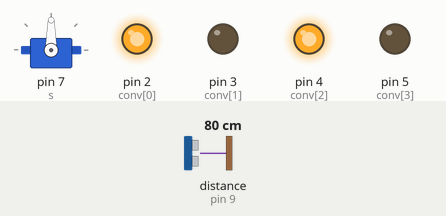
This sketch was run on a simulated Arduino Uno, built with avr-gcc and run on an emulated ATmega328P. On the bench: servo, output pins drawn as LEDs (lit = HIGH). Wiring (inferred from the names in the program): ultrasonic range finder: trigger pin 8; echo pin 9. Dashed ring = blinking. Inputs (shaded band) come from the test bench; at power-on: distance to the obstacle (sensor on pin 9) 80 cm. The echo pulse lasts 58.3 µs per cm; pins used as bus, display or sensor lines are not drawn.

Above: at 2.2 s.
2.3 s: distance to the obstacle (sensor on pin 9) set to 7 cm
3.8 s: distance to the obstacle (sensor on pin 9) set to 4 cm
At 4.6 s:
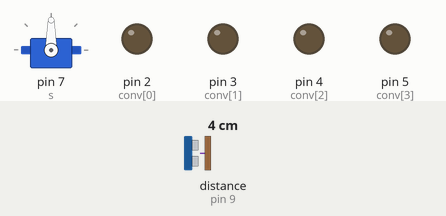
6.8 s: distance to the obstacle (sensor on pin 9) set to 9 cm
At 8.1 s:
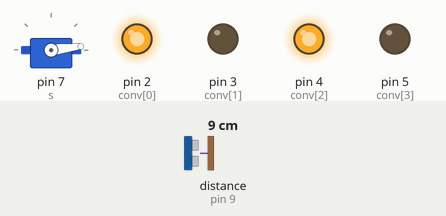
8.4 s: distance to the obstacle (sensor on pin 9) set to 2 cm
At 9.2 s:
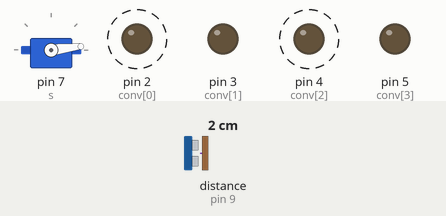
Timing chart, 0 to 12.4 s (numbered marks = the images above; inputs shaded):
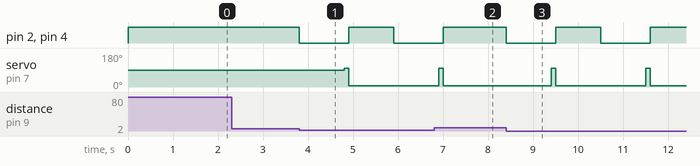

Measured:
- the behaviour switches between 6 and 5 cm on distance to the obstacle (sensor on pin 9) (found by bisection; images 0 and 1)
- after the input at 2.3 s, every drawn part: stays the same
- after the input at 3.8 s, pin 2 (conv[0]), pin 4 (conv[2]): HIGH → LOW at once, → HIGH 1.1 s later, → LOW 1.0 s later; servo on pin 7 (s): 90° → 100° after 1.0 s, → 7° 0.10 s later
- after the input at 6.8 s, pin 2 (conv[0]), pin 4 (conv[2]): goes on until 7.0 s, then stays HIGH
- after the input at 8.4 s, pin 2 (conv[0]), pin 4 (conv[2]): alternates HIGH for 1.0 s and LOW for 1.1 s, starting at once; servo on pin 7 (s): alternates 100° for 0.10 s and 7° for 2.0 s, starting after 1.0 s

The sketch:

stamping_machine_final_project.ino
```cpp
#include <Servo.h>
Servo s;
int trigPin = 8;
int echoPin = 9;
long distance;
long duration;
int pos = 0;
int conv[] = {2,3,4,5};

void runconv() {
  analogWrite(conv[0],150);
  analogWrite(conv[1],0);
  analogWrite(conv[2], 150);
  analogWrite(conv[3], 0);
}

void stopconv() {
  for (int i = 0; i < 4; i++) {
    digitalWrite(conv[i], LOW);
  }
}

void setup()
{
  for (int i = 0; i < 4; i++) {
    pinMode(conv[i], OUTPUT);
  }

  pinMode(trigPin, OUTPUT);
  pinMode(echoPin, INPUT);// put your setup code here, to run once:
runconv();
delay(1000);
stopconv();
}

void loop() {


  runconv();
  ultra();
  if (distance <= 4 ) {

    stopconv();
    s.attach(7);
    delay(1000);
    s.write(100);
    delay(100);
    s.write(7);
    s.detach();
    runconv();
    delay(1000);
//    for (pos = 50; pos <= 100; pos += 1) { // goes from 0 degrees to 180 degrees
//      // in steps of 1 degree
//      servo.write(pos);              // tell servo to go to position in variable 'pos'
//      delay(150);                       // waits 15ms for the servo to reach the position
//    }
//    for (pos = 100; pos >= 50; pos -= 1) { // goes from 180 degrees to 0 degrees
//      servo.write(pos);              // tell servo to go to position in variable 'pos'
//      delay(150);                       // waits 15ms for the servo to reach the position
//    }

  }

}
void ultra() {
  s.detach();
  digitalWrite(trigPin, LOW);
  delayMicroseconds(2);
  digitalWrite(trigPin, HIGH);
  delayMicroseconds(10);
  digitalWrite(trigPin, LOW);
  duration = pulseIn(echoPin, HIGH);
  distance = duration * 0.034 / 2;

  s.attach(7);
}
```
